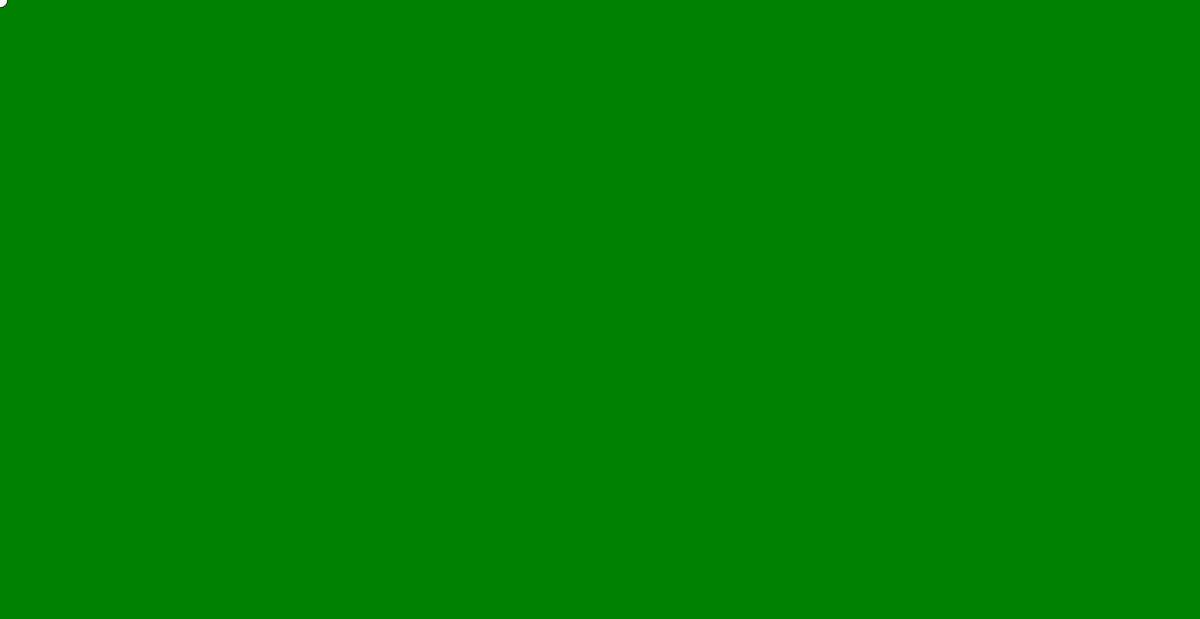
Frame 1 (no input)
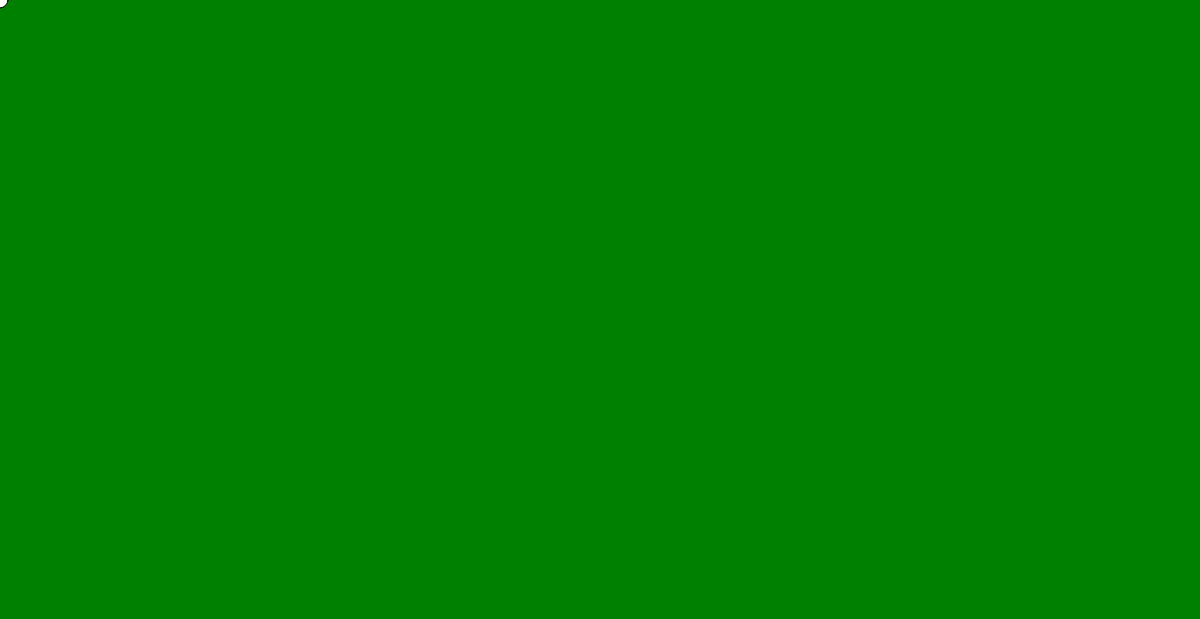
Frame 60 (no input)
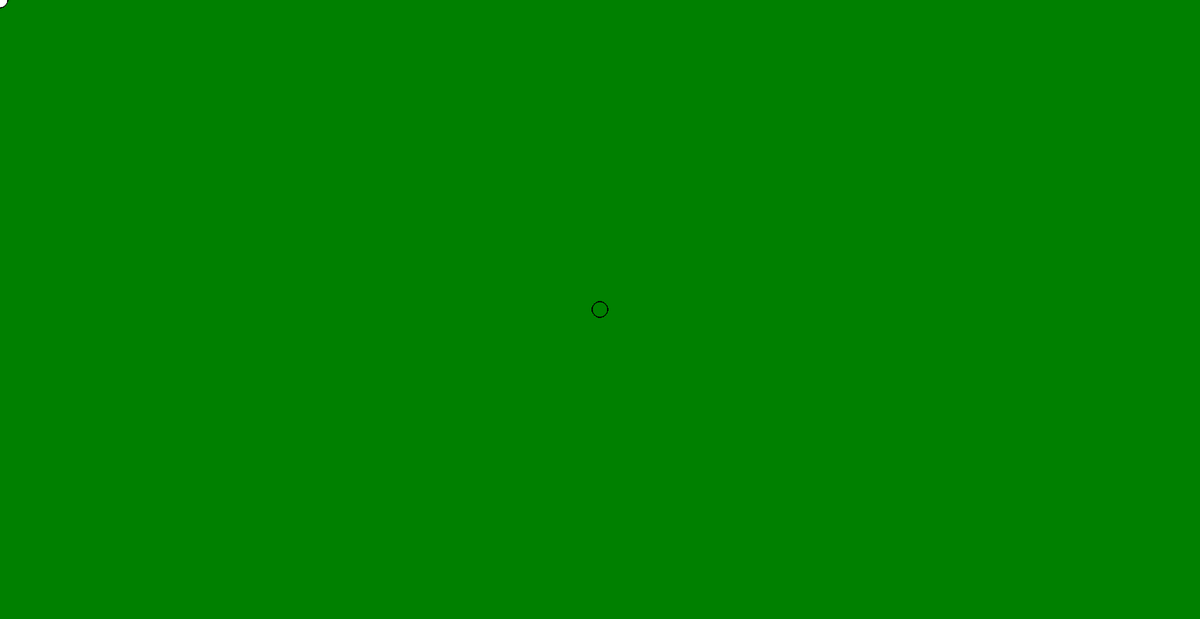
Frame 120 (the mouse pressed at the canvas centre since frame 60)

The p5.js sketch that drew these frames (run headless with seeded random() and noise() and a simulated clock; from frame 60 on, the mouse is pressed at the canvas centre):

// p5.js sketch
// ── sketch.js

function setup() {
  createCanvas(1550, 800);
   background("green");
}

function draw() {
  if (mouseIsPressed) {
    fill("green");
  } else {
    fill(255);
  }
  ellipse(mouseX, mouseY, 20, 20);
}
